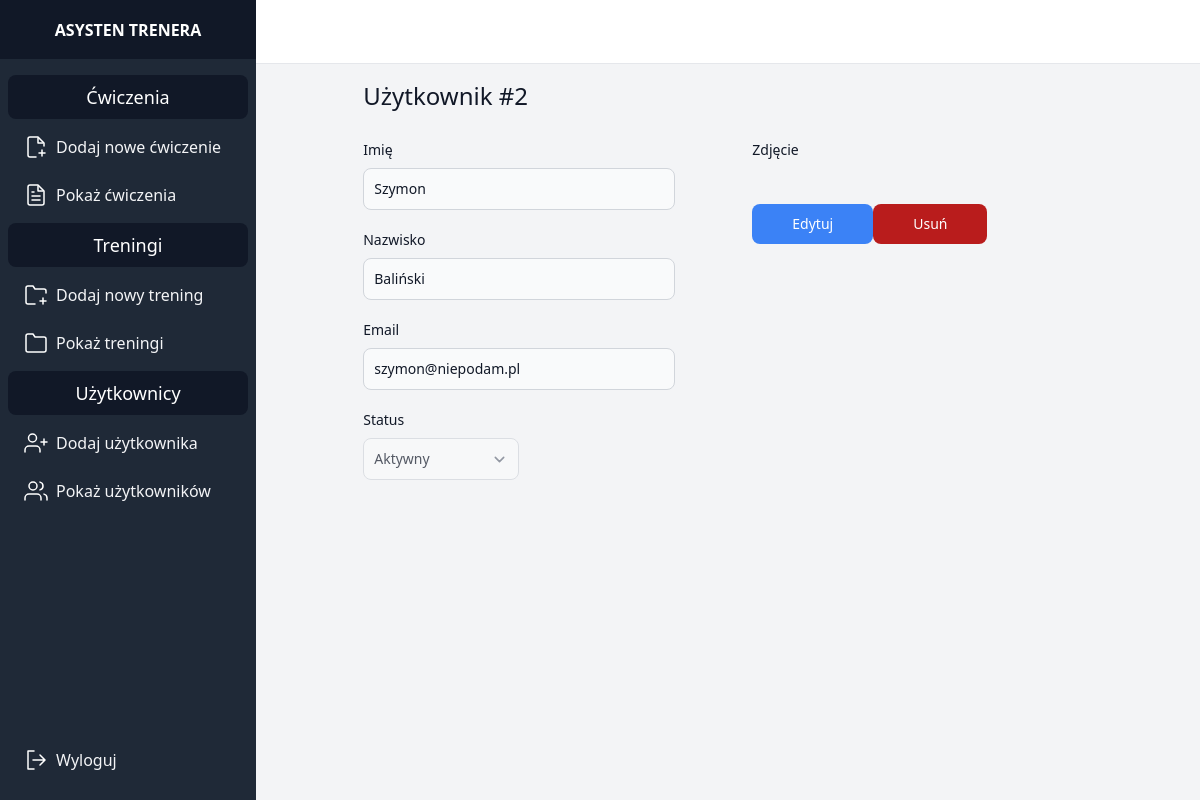
The page /client/2 (signed in) on the database its author committed.
### trener/models.py (models this page shows, shortened)
class Person(AbstractUser):
    email = models.EmailField(unique=True)
    photo = models.ImageField(upload_to=person_directory_path, blank=True, null=True)
    STATUS_CHOICES = [
        ('active', 'Active'),
        ('inactive', 'Inactive'),
        ('active_until', 'Active until specific date')
    ]
    status = models.CharField(max_length=15, choices=STATUS_CHOICES, default='active')
    active_until = models.DateField(null=True, blank=True)
    USERNAME_FIELD = 'email'
    REQUIRED_FIELDS = []

### trener/views.py (the view)
# urls.py: path('client/<id>', views.show_client, name='show_client'),
@login_required
def show_client(request, id):
    client = Person.objects.get(id=id)
    return render(request, 'show_client.html', {'client': client})

### trener_style/templates/show_client.html (shortened to what this page needs)
{% extends 'base.html' %}
{% load static %}
{% block content %}
    <form class="mx-auto mb-2 w-4/5 items-center" method="post" enctype="multipart/form-data">
        <div>
            <p class="font-medium text-gray-900 text-2xl mb-7">
                Użytkownik #{{ client.id }}
            </p>
        </div>
        <div class="flex flex-row mb-2 w-4/5">
            <div class="flex-1 w-2/3">
                <div class="mb-5 w-4/5">
                    <label for="first_name" class="block mb-2 text-sm font-medium text-gray-900">Imię</label>
                    <input class="w-full bg-gray-50 border border-gray-300 text-gray-900 text-sm rounded-lg focus:ring-blue-500 focus:border-blue-500 block p-2.5" disabled value="{{ client.first_name }}">
                </div>
                <div class="mb-5 w-4/5">
                    <label for="last_name" class="block mb-2 text-sm font-medium text-gray-900">Nazwisko</label>
                    <input class="w-full bg-gray-50 border border-gray-300 text-gray-900 text-sm rounded-lg focus:ring-blue-500 focus:border-blue-500 block p-2.5" disabled value="{{ client.last_name }}">
                </div>
                <div class="mb-5 w-4/5">
                    <label for="email" class="block mb-2 text-sm font-medium text-gray-900">Email</label>
                    <input class="w-full bg-gray-50 border border-gray-300 text-gray-900 text-sm rounded-lg focus:ring-blue-500 focus:border-blue-500 block p-2.5" disabled value="{{ client.email }}">
                </div>
                <div class="mb-5 w-4/5 flex flex-row justify-between">
                    <div class="w-1/2 mr-3">
                        <label for="status" class="block mb-2 text-sm font-medium text-gray-900">Status</label>
                        <select disabled name="status" id="status" class="w-full bg-gray-50 border border-gray-300 text-gray-900 text-sm rounded-lg focus:ring-blue-500 focus:border-blue-500 block p-2.5">
                            {% if client.status == 'active' %}
                                <option selected value="active">Aktywny</option>
                            {% endif %}
                        </select>
                    </div>
                </div>
            </div>
            <div class="flex-2 w-1/3">
                <div class="mb-5">
                    <label for="id_image" class="block mb-2 text-sm font-medium text-gray-900">Zdjęcie</label>
                </div>
                <div class="flex justify-center justify-around">
                    <a href="#" class="bg-blue-500 hover:bg-blue-700 inline-flex items-center px-10 py-2.5 mt-4 sm:mt-6 text-sm font-medium text-center text-white rounded-lg focus:ring-4 focus:ring-primary-200 hover:bg-primary-800">
                        Edytuj
                    </a>
                    <a href="#" class="bg-red-700 hover:bg-red-900 inline-flex items-center px-10 py-2.5 mt-4 sm:mt-6 text-sm font-medium text-center text-white rounded-lg focus:ring-4 focus:ring-primary-200 hover:bg-primary-800">
                        Usuń
                    </a>
                </div>
            </div>
        </div>
    </form>
{% endblock %}

### rows shown on the page
Person: id "2", first_name "Szymon", last_name "Baliński", email "szymon@niepodam.pl", status "Aktywny"
